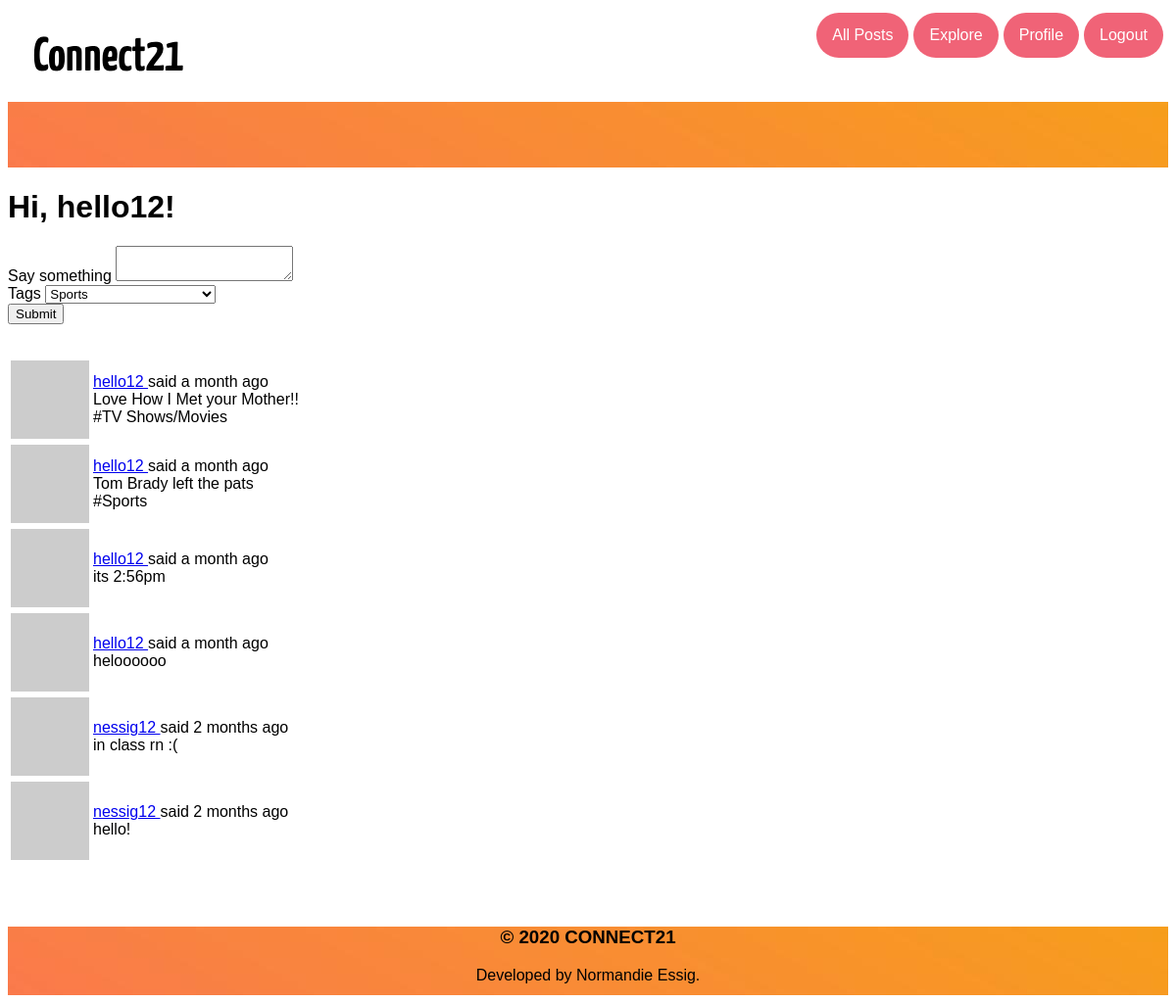
The page /index (signed in) on the database as committed earlier.
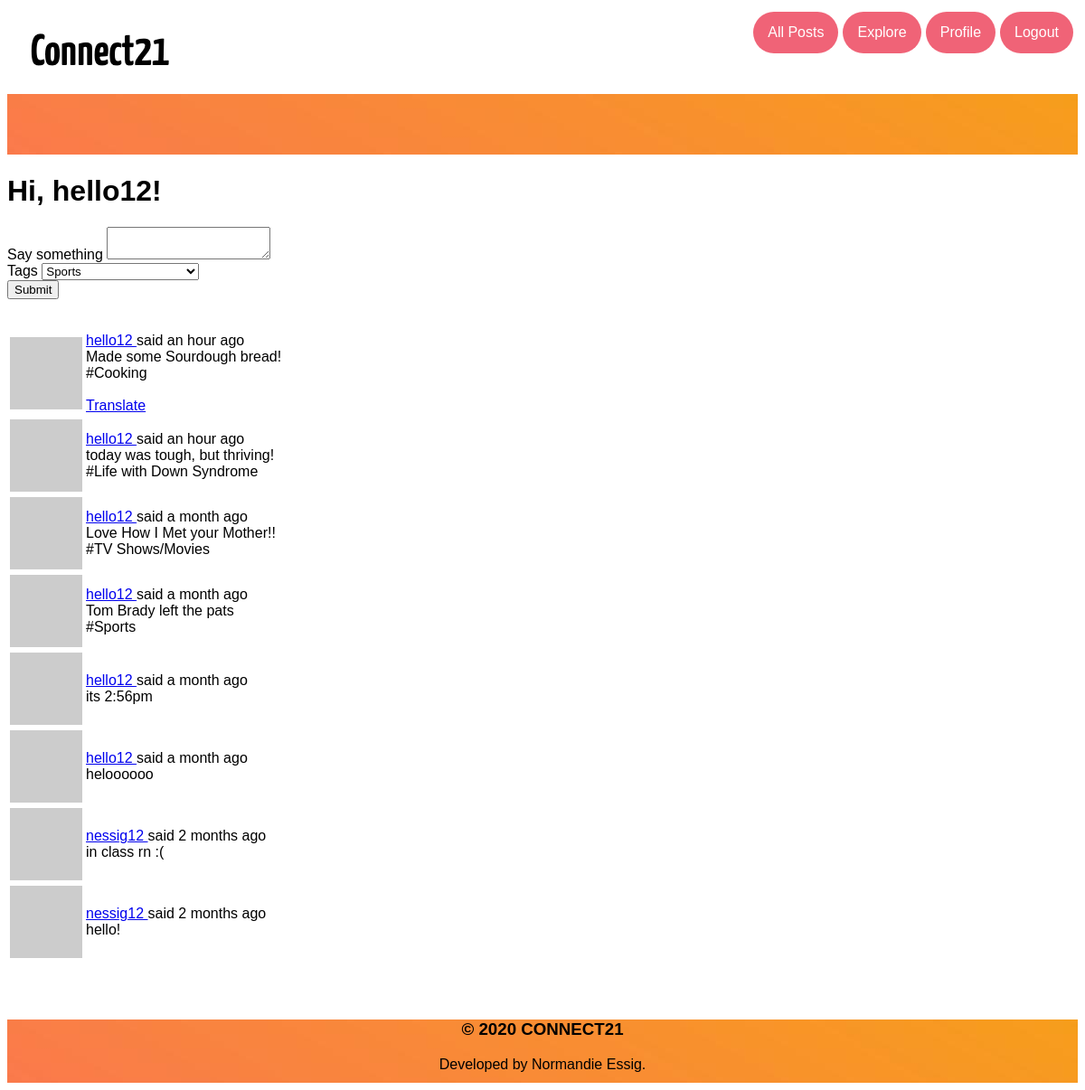
The same page on the database as committed later.
### app/models.py (models this page shows, shortened)
class User(UserMixin, db.Model):
    id = db.Column(db.Integer, primary_key=True)
    username = db.Column(db.String(64), index=True, unique=True)
    email = db.Column(db.String(120), index=True, unique=True)
    password_hash = db.Column(db.String(128))
    posts = db.relationship('Post', backref='author', lazy='dynamic')
    about_me = db.Column(db.String(140))
    last_seen = db.Column(db.DateTime, default=datetime.utcnow)
    followed = db.relationship(
        'User', secondary=followers,
        primaryjoin=(followers.c.follower_id == id),
        secondaryjoin=(followers.c.followed_id == id),
        backref=db.backref('followers', lazy='dynamic'), lazy='dynamic')
    def avatar(self, size):
        digest = md5(self.email.lower().encode('utf-8')).hexdigest()
        return 'https://www.gravatar.com/avatar/{}?d=identicon&s={}'.format(digest, size)
    def followed_posts(self):
        followed = Post.query.join(followers, (followers.c.followed_id == Post.user_id)).filter(followers.c.follower_id == self.id)
        own = Post.query.filter_by(user_id=self.id)
        return followed.union(own).order_by(Post.timestamp.desc())

class Post(db.Model):
    id = db.Column(db.Integer, primary_key=True)
    body = db.Column(db.String(140))
    timestamp = db.Column(db.DateTime, index=True, default=datetime.utcnow)
    user_id = db.Column(db.Integer, db.ForeignKey('user.id'))
    language = db.Column(db.String(5))
    tag = db.Column(db.Integer, db.ForeignKey('topics.topic'))

### app/main/routes.py (the view, shortened to what this page needs)
@bp.route('/', methods=['GET', 'POST'])
@bp.route('/index', methods=['GET', 'POST'])
@login_required
def index():
    form = PostForm()
    page = request.args.get('page', 1, type=int)
    posts = current_user.followed_posts().paginate(
        page, current_app.config['POSTS_PER_PAGE'], False)
    next_url = url_for('main.index', page=posts.next_num) \
        if posts.has_next else None
    prev_url = url_for('main.index', page=posts.prev_num) \
        if posts.has_prev else None
    return render_template('index.html', title=_('Home'), form=form,
                           posts=posts.items, next_url=next_url,
                           prev_url=prev_url)

### app/main/forms.py
class PostForm(FlaskForm):
    post = TextAreaField(_l('Say something'), validators=[DataRequired()])
    tag = SelectField(u'Tags', choices=[('Sports','Sports'),('Life with Down Syndrome','Life with Down Syndrome'), ('TV Shows/Movies','TV Shows/Movies'), ('Cooking','Cooking')])
    submit = SubmitField(_l('Submit'))

### app/main/routes.py (called while the page is built)
@bp.before_app_request
def before_request():
    if current_user.is_authenticated:
        current_user.last_seen = datetime.utcnow()
        db.session.commit()
    g.locale = str(get_locale())

### app/models.py (called while the page is built)
@login.user_loader
def load_user(id):
    return User.query.get(int(id))

### app/templates/index.html
{% extends "base.html" %}
{% import 'bootstrap/wtf.html' as wtf %}
{% block app_content %}
    <h1 class="title"><br></h1>
    <h1>{{ _('Hi, %(username)s!', username=current_user.username) }}</h1>
    {% if form %}
    {{ wtf.quick_form(form) }}
    <br>
    {% endif %}
    {% for post in posts %}
        {% include '_post.html' %}
    {% endfor %}
    <nav aria-label="...">
        <ul class="pager">
            <li class="previous{% if not prev_url %} disabled{% endif %}">
                <a href="{{ prev_url or '#' }}">
                    <span aria-hidden="true">&larr;</span> {{ _('Newer posts') }}
                </a>
            </li>
            <li class="next{% if not next_url %} disabled{% endif %}">
                <a href="{{ next_url or '#' }}">
                    {{ _('Older posts') }} <span aria-hidden="true">&rarr;</span>
                </a>
            </li>
        </ul>
    </nav>
{% endblock %}

### app/templates/base.html (shortened to what this page needs)
<html>
<head>
    <link rel="stylesheet" href="https://use.fontawesome.com/releases/v5.2.0/css/all.css">
</head>
<body>
    <div class="nav">
        <ul>
            <li><a href="{{ url_for('main.about') }}"><img src="{{url_for('static', filename='21.png')}}" alt="Connect21"></a></li>
            {% if current_user.is_anonymous %}
            <li><a class="inout" href="{{ url_for('auth.login') }}">{{ _('Sign In') }}</a></li>
            <li><a class="inout" href="{{ url_for('auth.register') }}">{{ _('Sign Up') }}</a></li>
            {% else %}
            <li><a class="inout" href="{{ url_for('auth.logout') }}">{{ _('Logout') }}</a></li>
            <li><a class="inout" href="{{ url_for('main.user', username=current_user.username) }}">{{ _('Profile') }}</a></li>
            <li><a class="inout" href="{{ url_for('main.explore') }}">{{ _('Explore') }}</a></li>
            <li><a class="inout" href="{{ url_for('main.index') }}">All Posts</a></li>
            {% endif %}
        </ul>
    </div>
    {% block content %}
        <div class="container">
            {% block app_content %}
            {% endblock %}
        </div>
    {% endblock %}
    <footer>
        <h3>© 2020 CONNECT21</h3>
        <p>Developed by Normandie Essig.</p>
    </footer>
</html>

### app/templates/_post.html (shortened to what this page needs)
  <table class="table table-hover">
        <tr>
            <td width="70px">
                <a href="{{ url_for('main.user', username=post.author.username) }}">
                    <img src="{{ post.author.avatar(70) }}" />
                </a>
            </td>
            <td>
                {{ _('%(username)s said %(when)s',
                    username=user_link, when=moment(post.timestamp).fromNow()) }}
                <br>
                <span id="post{{ post.id }}">{{ post.body}}</span>
                <br>
                {% if post.tag %}
                    #{{post.tag}}
                {% endif %}
                {% if post.language and post.language != g.locale %}
                <br><br>
                <span id="translation{{ post.id }}">
                    <a href="javascript:translate(
                                '#post{{ post.id }}',
                                '#translation{{ post.id }}',
                                '{{ post.language }}',
                                '{{ g.locale }}');">{{ _('Translate') }}</a>
                </span>
                {% endif %}
            </td>
        </tr>
    </table>

Rows that differ between the two databases and show on the page:
added Post: body "Made some Sourdough bread!", tag "Cooking"
added Post: body "today was tough, but thriving!", tag "Life with Down Syndrome"
